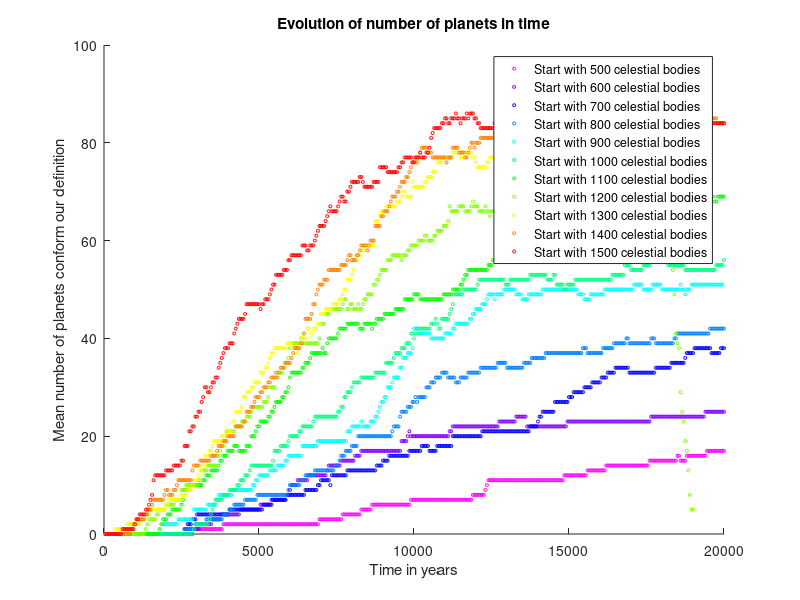

The MATLAB script that drew this image:
clear all;
load('AP500.mat');
AP500 = AP;
clear AP;
load('AP600.mat');
AP600 = AP;
clear AP;
load('AP700.mat');
AP700 = AP;
clear AP;
load('AP800.mat');
AP800 = AP;
clear AP;
load('AP900.mat');
AP900 = AP;
clear AP;
load('AP1000.mat');
AP1000 = AP;
clear AP;
load('AP1100.mat');
AP1100 = AP;
clear AP;
load('AP1200.mat');
AP1200 = AP;
clear AP;
load('AP1300.mat');
AP1300 = AP;
clear AP;
load('AP1400.mat');
AP1400 = AP;
clear AP;
load('AP1500.mat');
AP1500 = AP;
clear AP;

scatter(50:50:20000,AP500,5,[1,0,1],'o');
hold on;
scatter(50:50:20000,AP600,5,[0.5,0,1],'o');
hold on;
scatter(50:50:20000,AP700,5,[0,0,1],'o');
hold on;
scatter(50:50:20000,AP800,5,[0,0.5,1],'o');
hold on;
scatter(50:50:19950,AP900,5,[0,1,1],'o');
hold on;
scatter(50:50:20000,AP1000,5,[0,1,0.5],'o');
hold on;
scatter(50:50:20000,AP1100,5,[0,1,0],'o');
hold on;
scatter(50:50:19000,AP1200,5,[0.5,1,0],'o');
hold on;
scatter(50:50:19500,AP1300,5,[1,1,0],'o');
hold on;
scatter(50:50:20000,AP1400,5,[1,0.5,0],'o');
hold on;
scatter(50:50:20000,AP1500,5,[1,0,0],'o');
title('Evolution of number of planets in time');
xlabel('Time in years');
ylabel('Mean number of planets conform our definition');
legend('Start with 500 celestial bodies','Start with 600 celestial bodies','Start with 700 celestial bodies','Start with 800 celestial bodies','Start with 900 celestial bodies','Start with 1000 celestial bodies','Start with 1100 celestial bodies','Start with 1200 celestial bodies','Start with 1300 celestial bodies','Start with 1400 celestial bodies','Start with 1500 celestial bodies');
